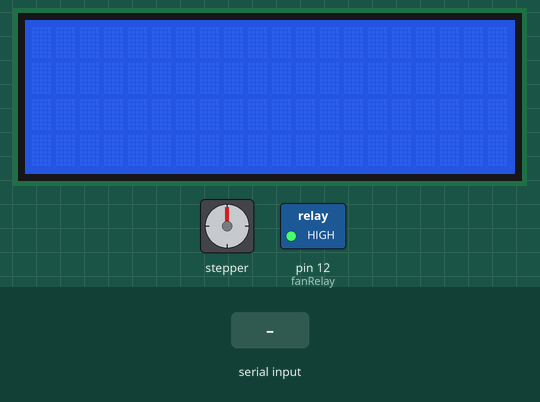
The sketch below on a simulated Arduino Uno, built with avr-gcc and run on an emulated ATmega328P. Parts: 20×4 character LCD, stepper motor, switched loads named in the sketch (green lamp = pin HIGH). The inputs (shaded band) are chosen by the test bench. Stepper angles assume 2048 steps per turn.

Above: at 1.2 s.
1.3 s: "B" received over Serial
At 1.48 s:
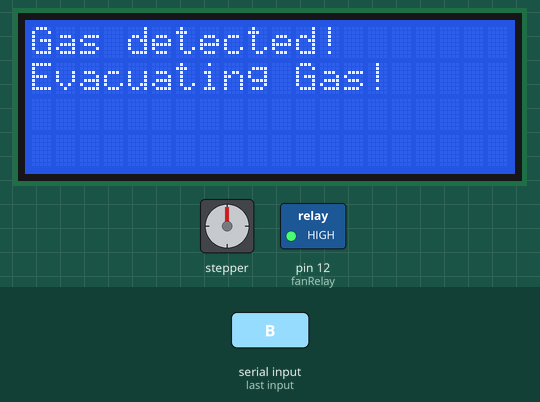
At 5.3 s:
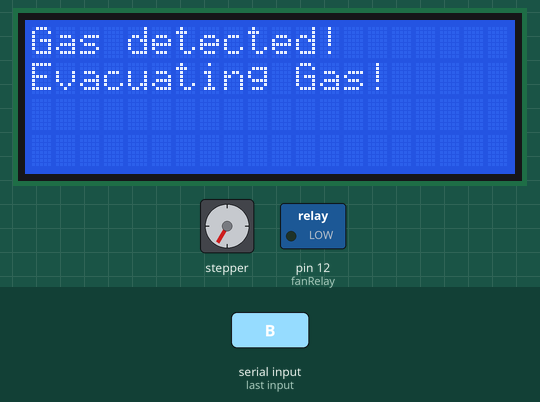
Timing chart, 0 to 16.9 s (numbered marks = the images above; inputs shaded):
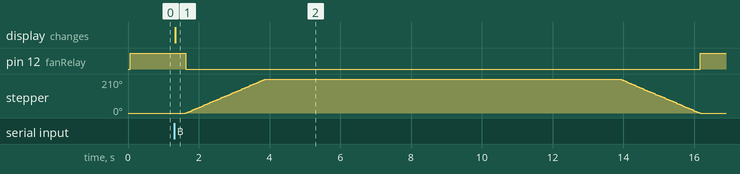

Measured:
- after the input at 1.3 s, pin 12 (fanRelay): HIGH → LOW after 0.33 s, → HIGH 14.5 s later; stepper: turns 210° clockwise in 2.3 s, then 210° counter-clockwise in 2.3 s; the display: changes at once (image 1)

The sketch:

Receiver.ino
```cpp
//importing libraries
#include <Wire.h>
#include <LiquidCrystal_I2C.h>
#include <SoftwareSerial.h>
#include <Stepper.h>

//define the number of steps of the stepper motor
#define STEPS 32

//declaring initial values
int received = 0;

//declaring digital pin numbers
int fanRelay = 12;

//declaring number of steps
int numberSteps = 1200;

//declaring stepper to be used
Stepper stepper (STEPS, 8, 10, 9, 11);

//declaring lcd to be used
LiquidCrystal_I2C lcd = LiquidCrystal_I2C(0x27, 20, 4);

void setup() {
  Serial.begin(9600);  //start the serial at 9600 baud
  pinMode(fanRelay, OUTPUT);  //declaring fanRelay as output
  lcd.init(); //initialise the lcd display
  lcd.backlight(); //turn on the backlight of the display
  stepper.setSpeed(1000); //set the speed of the stepper motor to 1000
  digitalWrite(fanRelay, HIGH); //turn off the relay (turn off the extraction fan)
}

void loop() {
  //if Serial is available - if messages are being received by the xBee
  if (Serial.available() > 0) {

    //read the value of the Serial and save it in the variable 'received'
    received = Serial.read();

    if (received == 'A') { //if received is equal to alphabet 'A'
      displayMessage("Flame detected!", "At home"); //display a message on the lcd
    } else if (received == 'B') { //if received is equal to alphabet 'B'
      displayMessage("Gas detected!", "Evacuating Gas!"); //display a message on the lcd
      evacuateGas(10000); //evacuate the gas for 10000 milliseconds - turn on stepper motor and fan
    } else if (received == 'C') { //if received is equal to alphabet 'C'
      lcd.clear(); //removes any messages on the lcd
    }
  }
}

//method to display a message on the lcd
void displayMessage(String firstLine, String secondLine) {
  lcd.clear(); //clear the lcd display
  lcd.setCursor(0, 0); //set the lcd cursor on 0,0
  lcd.print(firstLine); //display the message on the first line
  lcd.setCursor(0, 1); //set the lcd cursor on 0,1
  lcd.print(secondLine); //display the message on the second line
  delay(300); //add a 300 milliseconds delay
}

//method to evacuate gas
void evacuateGas(int interval) {
  startFan(); //start the relay to start the extraction fan
  closeValve(); //gas the gas valve
  delay(interval); //delay to keep the fan on and valve closed
  openValve(); //open the gas valve
  stopFan(); //stop the extraction fan
}

//method to close the gas valve
void closeValve() {
  stepper.step(numberSteps); //turn the stepper motor
}

//method to start the extraction fan
void startFan() {
  digitalWrite(fanRelay, LOW); //power on the relay to turn on the extraction fan
}

//method to open the gas valve
void openValve() {
  stepper.step(-numberSteps); //turn the stepper motor
}

//method to stop the extraction fan
void stopFan() {
  digitalWrite(fanRelay, HIGH); //power off the relay to turn off the extraction fan
}
```
